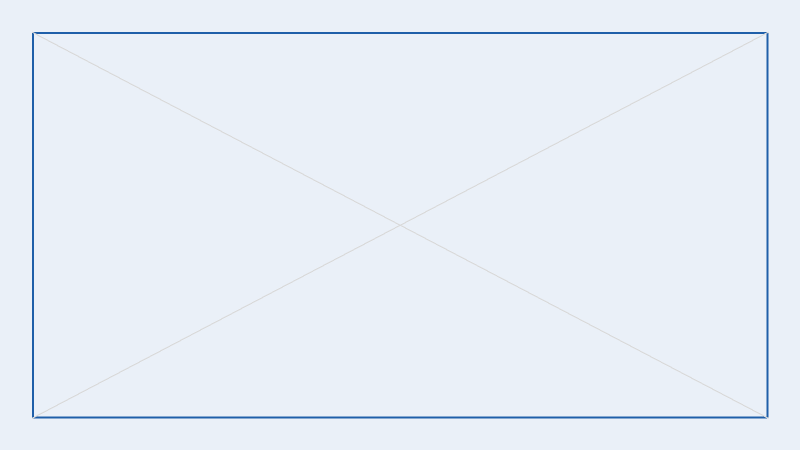
#> input picture templates/project/assets/example/example.png, 1600 x 900 px (shown at 1/2 size)
$ python -i state.py   (imports and definitions only)
#> lines starting #> are read from the running program, lines starting #| are printed output that depends on the picture
### preview/src/pptx_live_preview/render.py
"""Render a .pptx into per-slide JPEG images via LibreOffice + pdftoppm.

2 段構え: LibreOffice が pptx を PDF にし、pdftoppm がその PDF を頁ごとの JPEG
にする。

やり直しの要否は呼び手が .pptx の中身の hash で判断する。PDF の hash では
判断できない — LibreOffice は出力に作成日時を埋めるので、同じデッキから作った
PDF でも毎回バイトが変わる (= 実測で確認済み)。
"""

from __future__ import annotations

import os
import posixpath
import queue
import re
import shutil
import subprocess
import sys
import zipfile
import zlib
from collections.abc import Callable
from concurrent.futures import ThreadPoolExecutor
from contextlib import contextmanager
from dataclasses import dataclass
from pathlib import Path

from .cache import cache_root
from .platform_root import tool_folder

# 本画像の解像度。13.33 x 7.5 インチのスライドで 200dpi = 2667 x 1500 px になり、
# Retina で幅 1280px に置いたときの物理 2560px をちょうど満たす。110dpi (= 1467px) では
# 引き伸ばしになり、220dpi 以上は等倍を超えるので容量の払い損。
# 焼く時間の差は小さい (= 頁を分けて並列に焼くため)。
DEFAULT_DPI = 200

# 描き方の版。描く前に deck へ手を入れる処理 (= 頁番号の開始、隠した頁) を変えたら上げる。キャッシュは deck の
# 中身の hash で引くので、上げないと、前の描き方で焼いた絵が使われ続ける。
RENDERER = 4

# 頁一覧に並べる小さい絵の解像度。本画像を CSS で縮めると 100 頁ぶんの原寸を
# 読み込むことになるので、専用に低い解像度でもう一度焼く。PDF は既に手元に
# あるので追加コストはラスタライズ 1 回分だけ。こちらも Retina で潰れないよう
# 本画像と同じ考えで倍にしてある (= 854 x 480 px)。
THUMB_DPI = 64

# 頁を焼く並列度。pdftoppm は 1 プロセスで頁を順に処理するだけなので、頁範囲を
# 分けて同時に走らせると素直に速くなる (= 出力は同一)。
# デッキが同時に何本走っていても合計がこの数を超えないよう、pool は 1 つに集約する。
_RASTER_WORKERS = max(2, min(8, (os.cpu_count() or 4)))
_RASTER_POOL = ThreadPoolExecutor(max_workers=_RASTER_WORKERS)


class RenderError(RuntimeError):
    """Raised when an external render step fails."""


@dataclass(frozen=True)
class Rasterized:
    """Freshly rendered images, still sitting in a scratch directory."""

    pages: list[Path]
    thumbs: list[Path]


# [18 lines left out: functions _resolve, soffice_bin, not called in this run]


def pdftoppm_bin() -> str:
    return _resolve("pdftoppm", [])


def pdfinfo_bin() -> str:
    return _resolve("pdfinfo", [])


# [16 lines left out: function xdg_environment, not called in this run]


#: Where macOS keeps the typefaces of the machine, the ones installed for every user and the user's own.
MACOS_FONT_FOLDERS = ("/System/Library/Fonts", "/Library/Fonts", "~/Library/Fonts")


# [29 lines left out: functions fontconfig_file, soffice_environment, not called in this run]


def poppler_environment() -> dict[str, str] | None:
    """`xdg_environment` for pdfinfo and pdftoppm, which share one folder (= they only read fonts)."""
    return xdg_environment(cache_root() / "_poppler-xdg")


# [10 lines left out: function page_count, not called in this run]


class ProfilePool:
    """Hands out LibreOffice user profiles, one per concurrent conversion.

    プロファイルは LibreOffice の設定と環境の下調べ (= 拡張の登録簿、GPU の能力
    判定) を置く場所で、無いと起動できない。作り直すと初期化に数秒かかるため
    使い回す (= 毎回捨てると、1 本ごとに初期化の分だけ遅い)。

    ただし 1 つのプロファイルを 2 つのプロセスが同時に掴むとロックがぶつかるので、
    同時実行数と同じ数だけ用意して貸し出す。GUI の LibreOffice とも別の場所に
    置く (= 普通に開いている裏で描画が走っても衝突しない)。
    """

    def __init__(self, root: Callable[[], Path], size: int) -> None:
        # 置き場は借りる時に引く (= import の時に固定すると、後から渡された根や環境変数が効かない)
#> called with size = 4
        self.root = root
        self._free: queue.Queue[int] = queue.Queue()
        for number in range(max(1, size)):
            self._free.put(number)

    # [9 lines left out: function lease, not called in this run]


#: 読めない deck の例外。⚠ **書き直しの途中の deck は、目録が読めて部品を読む所で中身が尽きる**
#: (= EOFError、圧縮した部品なら zlib.error)。BadZipFile だけを拾うと、例外が見張りの thread まで抜けた
UNREADABLE = (zipfile.BadZipFile, KeyError, EOFError, zlib.error)

_FIRST_NUMBER = re.compile(rb'<p:presentation\b[^>]*\bfirstSlideNum="(-?\d+)"')
_SLIDE_IDS = re.compile(rb'<p:sldId\b[^>]*\br:id="([^"]+)"')
_RELATION = re.compile(rb'<Relationship\b[^>]*>')
_SLIDE_TAG = re.compile(rb'<p:sld\b[^>]*>')
_HIDDEN_ATTRIBUTE = re.compile(rb'\s+show="(?:0|false)"')
_NUMBER_FIELD = re.compile(rb'<a:fld\b[^>]*\btype="slidenum"[^>]*>(.*?)</a:fld>', re.S)
_RUN_PROPERTIES = re.compile(rb'<a:rPr\b[^>]*/>|<a:rPr\b.*?</a:rPr>', re.S)


@dataclass(frozen=True)
class SlideNumbering:
    """What PowerPoint prints on each slide of a deck, in reading order.

    ``numbers`` は頁に刷られる番号 (= 開始 + 頁の位置 - 1。隠した頁も数に入れる)、``hidden`` は隠した
    頁か。``parts`` は各頁の部品の名前 (= 解けなかった頁は None)。
    """

    start: int
    parts: tuple[str | None, ...]
    numbers: tuple[int, ...]
    hidden: tuple[bool, ...]


# [22 lines left out: function read_numbering, not called in this run]


def _is_hidden(deck: zipfile.ZipFile, part: str) -> bool:
    tag = _SLIDE_TAG.search(deck.read(part))
    return bool(tag and _HIDDEN_ATTRIBUTE.search(tag.group(0)))


# [40 lines left out: function numbered_as_powerpoint, not called in this run]


def to_pdf(pptx: Path, work_dir: Path, profile: Path) -> Path:
    """Convert ``pptx`` to a PDF inside ``work_dir``, using ``profile``."""
    return convert_to_pdfs([prepare_deck(pptx, work_dir)], work_dir, profile)[0]


# [95 lines left out: functions prepare_deck, convert_to_pdfs, _slices, _run_pdftoppm, _rasterize, rasterize, not called in this run]


#: 絵の束の file の拡張子 (= 頁の絵を並べた一覧。焼かずにそのまま見せる)
ALBUM = ".album"
#: 絵の束の頁の長辺 (= 本画像と同じく Retina で 1280px 幅に置いて潰れない大きさ)
ALBUM_EDGE = 2560
#: 絵の束の頁一覧の小さい絵の長辺
ALBUM_THUMB_EDGE = 854


# [57 lines left out: functions read_album, album_pages, not called in this run]

### preview/src/pptx_live_preview/state.py
"""Watch decks and keep their rendered state.

単一デッキは「デッキが 1 枚だけの集合」として同じ型で扱う。かつては単一用と
フォルダ用に状態・画面・応答・起動が別々にあり、頁差分のような細かい処理が
2 箇所に複製されていた。
"""

from __future__ import annotations

import json
import os
import threading
import traceback
import unicodedata
from collections.abc import Iterable
import time
from concurrent.futures import ThreadPoolExecutor
from pathlib import Path
from tempfile import TemporaryDirectory

from . import notes as notes_mod
from .cache import DeckCache, cache_root, deck_key, digest, private_cache_root
from .rebuild_queue import RebuildQueue
from .render import (ALBUM, DEFAULT_DPI, RENDERER, THUMB_DPI, ProfilePool, RenderError, album_pages,
                     rasterize, read_album, read_numbering, to_pdf)

# 同時に走らせる soffice の数。変換は 1 本あたり CPU 1 コアと数百 MB を使うので、
# デッキ数ぶん無制限に起動するとフォルダが育ったときにマシンごと詰まる。
MAX_RENDER_WORKERS = 4

# LibreOffice のプロファイル置き場。デッキの絵と同じくプロセスの寿命から切り離す
# (= 使い回さないと 1 本ごとに初期化の分だけ遅い、理由は render.ProfilePool)。
PROFILES = ProfilePool(lambda: private_cache_root() / "_libreoffice", MAX_RENDER_WORKERS)


class DeckState:
    """Render state for one .pptx (mtime-watched, rerendered only on change)."""

    # [17 lines left out: function __init__, not called in this run]

    @property
    def is_album(self) -> bool:
        return self.pptx.suffix == ALBUM

    # [137 lines left out: functions _notes, slides, rerender_if_stale, _render_once, _numbering, _fail and 4 more, not called in this run]


class DeckSet:
    """One or many decks behind a single watch loop and a single event stream.

    Single lock guards deck add/remove/rerender so the watcher thread and the
    HTTP handlers never see a half-updated dict. `version` bumps on any deck-list
    change or any deck rerender, so one event stream drives both "a new deck
    appeared" and "the open deck changed".
    """

    def __init__(self, source: Path, dpi: int = DEFAULT_DPI,
                 skip: Iterable[str] = ()) -> None:
        self.source = source
        self.is_folder = source.is_dir()
        self.title = source.name if self.is_folder else source.stem
        self.dpi = dpi
        #: 見張らない stem (= 焼いた成果ではない pptx が folder に在る場合)
        self.skip = _composed(skip)
        #: この案件を読めなかった理由 (= 画面の帯に出す。読めている間は None)
        self.problem: str | None = None
        self.lock = threading.Lock()
        self.cond = threading.Condition(self.lock)
        self.decks: dict[str, DeckState] = {}
        self.version = 0
        # 0.5 秒ごとの巡回のたびに pool を作って捨てないよう、1 個を使い回す
        self._pool = ThreadPoolExecutor(max_workers=MAX_RENDER_WORKERS)
        self._rebuilds = RebuildQueue(lambda: self.rescan_and_rerender(force=True, rebuild=True))

    # [27 lines left out: functions _discover, rescan_and_rerender, not called in this run]

    def request_rebuild(self) -> None:
        """Have every deck redrawn without the store, joining a request already waiting."""
        self._rebuilds.add()

    # [23 lines left out: functions _bump_locked, _rerender_one, set_problem, not called in this run]

    def deck_names(self) -> list[str]:
        with self.lock:
            return sorted(self.decks)

    def deck(self, name: str) -> DeckState | None:
        with self.lock:
            return self.decks.get(name)

    def summaries(self) -> list[dict]:
        with self.lock:
            return [self.decks[n].summary() for n in sorted(self.decks)]


# [7 lines left out: function watch, not called in this run]


class Opened:
    """What was last opened: the project, and the deck in each (kept across restarts).

    ⚠ **開き直すと別のデッキが出る、を止める。**以前は URL の末尾 (`#w2`) か一覧の先頭を
    出していたので、ブックマークの URL が古い回を指したまま、作業中の回に戻るたびに選び直す
    ことになった。覚えるのは server の側 (= スマホで開いても Mac で開いても同じ物が出る)。
    """

    # [18 lines left out: functions __init__, _read, _write, not called in this run]

    def deck(self, project: str) -> str | None:
        return self._read().get("decks", {}).get(project)

    # [5 lines left out: function remember_deck, not called in this run]

    def project(self) -> str | None:
        return self._read().get("project")

    # [5 lines left out: function remember_project, not called in this run]


class Nothing(DeckSet):
    """What the page shows while there is no project to choose from: no decks, and why, in the band on top."""

    TITLE = "nothing to show yet"

    def __init__(self, dpi: int = DEFAULT_DPI) -> None:
        super().__init__(Path(os.devnull), dpi)
        self.title = self.TITLE

    def _discover(self) -> list[Path]:
        return []


class Switchboard:
    """Several projects behind one page, one of them looked at.

    画面と server は 1 つの `DeckSet` を相手にする作りなので、ここはその顔をしたまま、
    中身を選んだ案件へ差し替える。描くのは選んだ案件だけ (= 全案件を起動時に焼くと重い)。

    ⚠ **画面への通知は、今の案件の待ち合わせをそのまま使う。**切り替えたら古い方の待ち手を
    起こし、新しい方へ乗り換えさせる (= 起こさないと、次の keep-alive まで画面が変わらない)。
    """

    #: 一覧を探し直す間隔の下限 (= 画面が一覧を取りに来るたびに folder を歩かない)
    REDISCOVER_SECONDS = 2.0

    # [34 lines left out: functions __init__, _choose, not called in this run]

    def __getattr__(self, name):  # 画面と server が触る残りは、今の案件のもの
        return getattr(self.active, name)

    @property
    def active(self) -> DeckSet:
        return self._nothing if self._name is None else self._projects[self._name]

    @property
    def cond(self) -> threading.Condition:
        return self.active.cond

    # [4 lines left out: function version, not called in this run]

    #: 画面が最後に見に来てからこの秒数のあいだは、選ばれていない案件も見張り続ける
    #: (= 発表用に 1 案件へ絞った画面は既定の案件でなくても、file を直せば描き直される)
    WATCH_SECONDS = 600.0

    # [24 lines left out: functions get, rescan_and_rerender, not called in this run]

    def projects(self) -> list[str]:
        self._rediscover()
        return sorted(self._projects)

    # [29 lines left out: functions problems, _rediscover, not called in this run]

    @property
    def project(self) -> str | None:
        return self._name

    # [16 lines left out: function select, not called in this run]

>>> import cv2
>>> picture = cv2.imread('../../../templates/project/assets/example/example.png', cv2.IMREAD_GRAYSCALE)
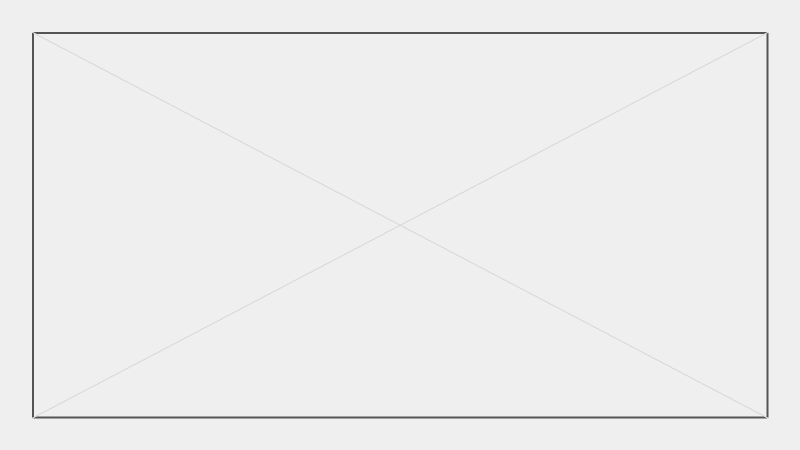
#> picture: shape (900, 1600) (shown at 1/2 size); min 84, max 239, mean 237
>>> result = DeckSet(picture).rescan_and_rerender()
#> (the run stopped early here; a loop or call above may not have finished)
